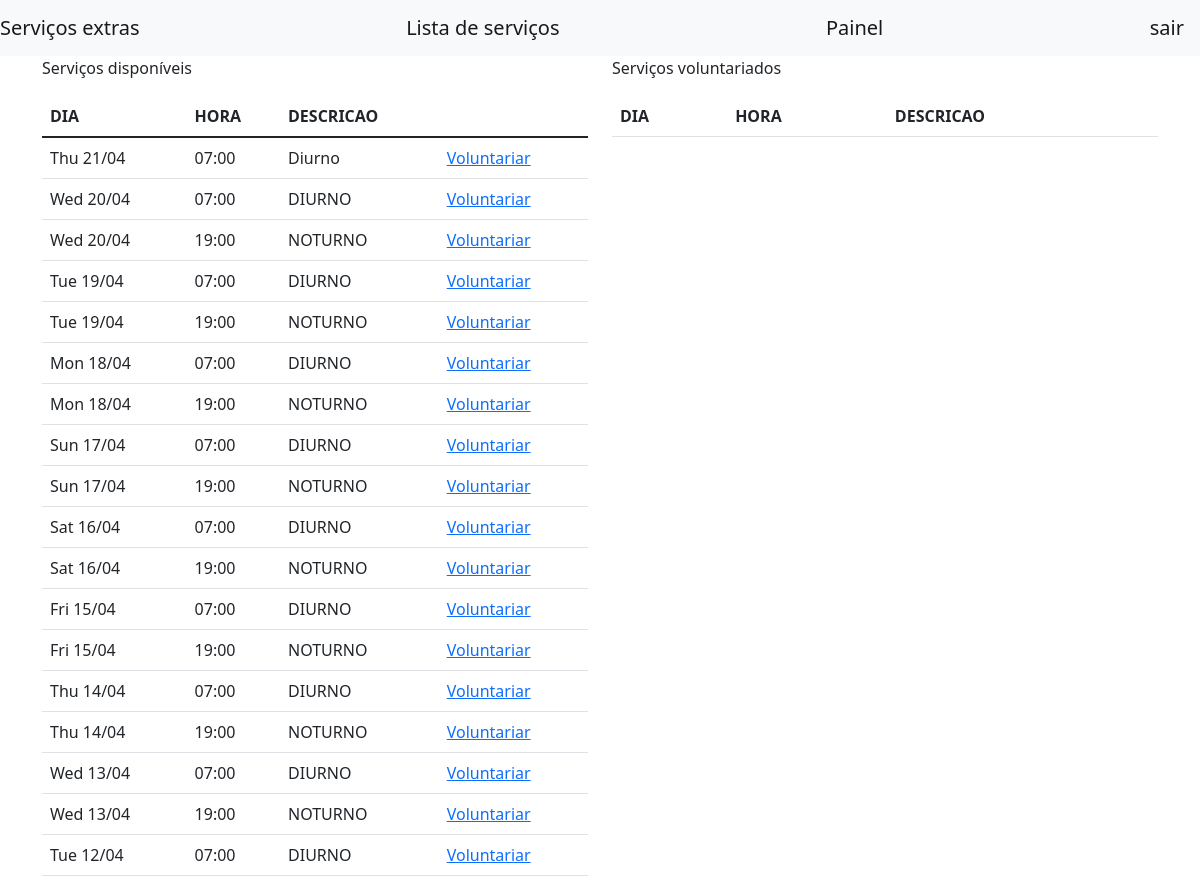
The app's page /app/servico/index.php with its own data.
### tables this page shows
CREATE TABLE `servicos` (
  `idservicos` int(11) NOT NULL AUTO_INCREMENT,
  `descricaoservicos` varchar(45) DEFAULT NULL,
  `dataservicos` date DEFAULT NULL,
  `horaservicos` varchar(11) DEFAULT NULL,
  `criadoem` timestamp NOT NULL DEFAULT current_timestamp() ON UPDATE current_timestamp(),
  PRIMARY KEY (`idservicos`)
);

### app/servico/index.php (the view, shortened to what this page needs)
<?php
include "controller.php" ;
$lss = $conn->query('SELECT * FROM servicos WHERE dataservicos >= curdate() ORDER BY dataservicos DESC, horaservicos ASC ')
                      ->fetchAll(PDO::FETCH_OBJ) ;
        $voluntario = '' ;
        foreach($lss as $serv){
            $voluntario .= "    <tr>
            <td>".date("D d/m", strtotime($serv->dataservicos))."</td>
            <td>$serv->horaservicos</td>
            <td>$serv->descricaoservicos</td>
            <td><a href='?idservico=$serv->idservicos'>Voluntariar</a></td>
            </tr>" ;
        }
?>
<!DOCTYPE html>
<body>
<div class="container">
  <div class="row">
    <div class="col">
<table class="table">
  <p>Serviços disponíveis</p>
  <thead>
    <tr>
      <th scope="col">DIA</th>
      <th scope="col">HORA</th>
      <th scope="col">DESCRICAO</th>
    </tr>
  </thead>
  <tbody>
    <?= $voluntario ?>
  </tbody>
</table>
    </div>
    <div class="col">
    <table class="table">
      <p>Serviços voluntariados
  <thead>
    <tr>
      <th scope="col">DIA</th>
      <th scope="col">HORA</th>
      <th scope="col">DESCRICAO</th>
    </tr>
  </thead>
</table>
    </div>
  </div>
</div>
</body>
</html>

### records on screen
servicos: dataservicos "Thu 21/04", horaservicos "07:00", descricaoservicos "Diurno"
servicos: dataservicos "Wed 20/04", horaservicos "07:00", descricaoservicos "DIURNO"
servicos: dataservicos "Wed 20/04", horaservicos "19:00", descricaoservicos "NOTURNO"
servicos: dataservicos "Tue 19/04", horaservicos "07:00", descricaoservicos "DIURNO"
servicos: dataservicos "Tue 19/04", horaservicos "19:00", descricaoservicos "NOTURNO"
servicos: dataservicos "Mon 18/04", horaservicos "07:00", descricaoservicos "DIURNO"
servicos: dataservicos "Mon 18/04", horaservicos "19:00", descricaoservicos "NOTURNO"
servicos: dataservicos "Sun 17/04", horaservicos "07:00", descricaoservicos "DIURNO"
servicos: dataservicos "Sun 17/04", horaservicos "19:00", descricaoservicos "NOTURNO"
servicos: dataservicos "Sat 16/04", horaservicos "07:00", descricaoservicos "DIURNO"
servicos: dataservicos "Sat 16/04", horaservicos "19:00", descricaoservicos "NOTURNO"
servicos: dataservicos "Fri 15/04", horaservicos "07:00", descricaoservicos "DIURNO"
servicos: dataservicos "Fri 15/04", horaservicos "19:00", descricaoservicos "NOTURNO"
servicos: dataservicos "Thu 14/04", horaservicos "07:00", descricaoservicos "DIURNO"
servicos: dataservicos "Thu 14/04", horaservicos "19:00", descricaoservicos "NOTURNO"
servicos: dataservicos "Wed 13/04", horaservicos "07:00", descricaoservicos "DIURNO"
servicos: dataservicos "Wed 13/04", horaservicos "19:00", descricaoservicos "NOTURNO"
servicos: dataservicos "Tue 12/04", horaservicos "07:00", descricaoservicos "DIURNO"
